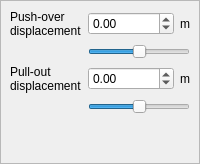
            <widget class="QWidget" name="page_pushOver">
             <layout class="QGridLayout" name="gridLayout_17">
              <property name="leftMargin">
               <number>0</number>
              </property>
              <property name="topMargin">
               <number>0</number>
              </property>
              <property name="rightMargin">
               <number>0</number>
              </property>
              <property name="bottomMargin">
               <number>0</number>
              </property>
              <item row="0" column="0">
               <widget class="QFrame" name="pushOverFrame">
                <property name="frameShape">
                 <enum>QFrame::StyledPanel</enum>
                </property>
                <property name="frameShadow">
                 <enum>QFrame::Raised</enum>
                </property>
                <layout class="QGridLayout" name="gridLayout_18">
                 <item row="7" column="2">
                  <spacer name="verticalSpacer_3">
                   <property name="orientation">
                    <enum>Qt::Vertical</enum>
                   </property>
                   <property name="sizeHint" stdset="0">
                    <size>
                     <width>20</width>
                     <height>40</height>
                    </size>
                   </property>
                  </spacer>
                 </item>
                 <item row="4" column="0">
                  <widget class="QLabel" name="label_pullout">
                   <property name="text">
                    <string>Pull-out
displacement</string>
                   </property>
                  </widget>
                 </item>
                 <item row="1" column="3">
                  <widget class="QLabel" name="label_unitPushover">
                   <property name="text">
                    <string>m</string>
                   </property>
                  </widget>
                 </item>
                 <item row="1" column="2">
                  <widget class="QDoubleSpinBox" name="pushoverDisplacement">
                   <property name="minimum">
                    <double>-1.000000000000000</double>
                   </property>
                   <property name="maximum">
                    <double>1.000000000000000</double>
                   </property>
                   <property name="singleStep">
                    <double>0.050000000000000</double>
                   </property>
                  </widget>
                 </item>
                 <item row="4" column="2">
                  <widget class="QDoubleSpinBox" name="pulloutDisplacement">
                   <property name="sizePolicy">
                    <sizepolicy hsizetype="Expanding" vsizetype="Fixed">
                     <horstretch>0</horstretch>
                     <verstretch>2</verstretch>
                    </sizepolicy>
                   </property>
                   <property name="minimum">
                    <double>-1.000000000000000</double>
                   </property>
                   <property name="maximum">
                    <double>1.000000000000000</double>
                   </property>
                  </widget>
                 </item>
                 <item row="1" column="0">
                  <widget class="QLabel" name="label_pushover">
                   <property name="text">
                    <string>Push-over
displacement</string>
                   </property>
                  </widget>
                 </item>
                 <item row="2" column="2" colspan="2">
                  <widget class="QSlider" name="pushoverDisplacementSlider">
                   <property name="minimum">
                    <number>-100</number>
                   </property>
                   <property name="maximum">
                    <number>100</number>
                   </property>
                   <property name="orientation">
                    <enum>Qt::Horizontal</enum>
                   </property>
                  </widget>
                 </item>
                 <item row="4" column="3">
                  <widget class="QLabel" name="label_unitPullout">
                   <property name="text">
                    <string>m</string>
                   </property>
                  </widget>
                 </item>
                 <item row="5" column="2" colspan="2">
                  <widget class="QSlider" name="pulloutDisplacementSlider">
                   <property name="minimum">
                    <number>-100</number>
                   </property>
                   <property name="maximum">
                    <number>100</number>
                   </property>
                   <property name="orientation">
                    <enum>Qt::Horizontal</enum>
                   </property>
                  </widget>
                 </item>
                </layout>
               </widget>
              </item>
             </layout>
            </widget>
